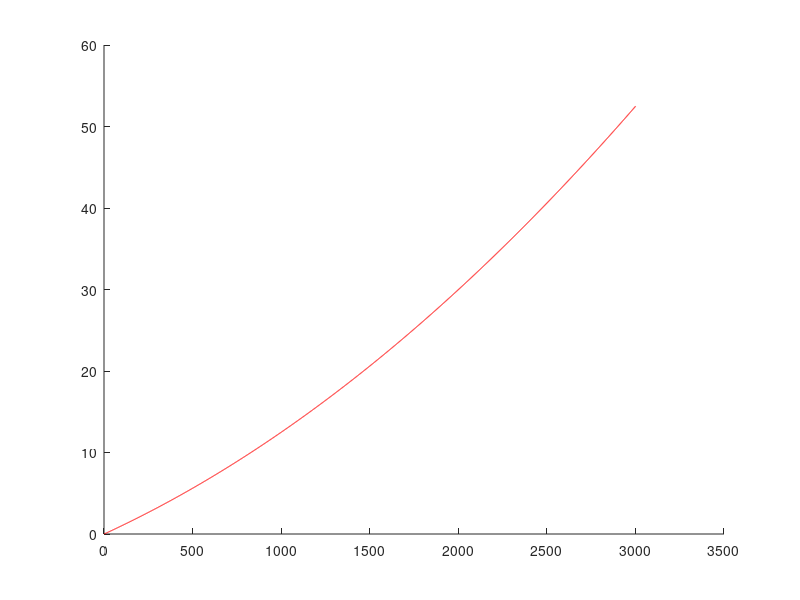
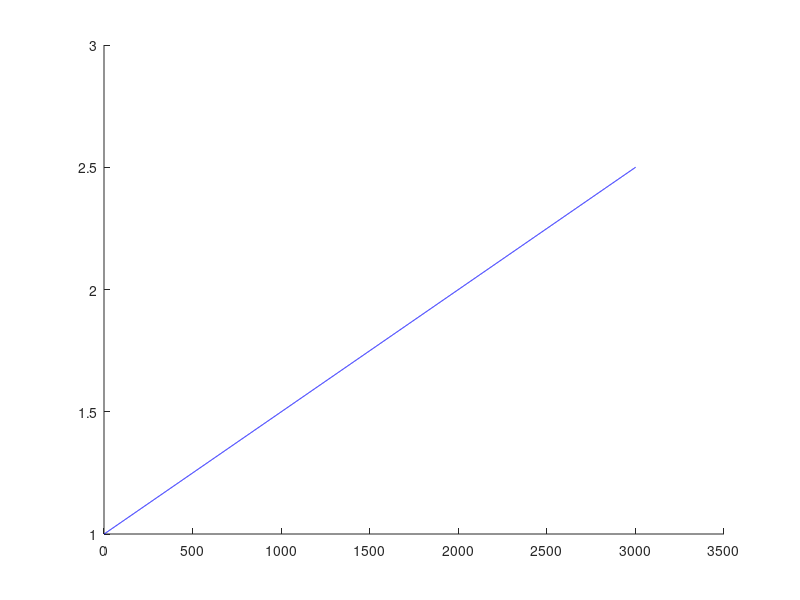

Reproduce these figures in MATLAB, in order.
%%
%
% Euler's Integration TTU 
%
%%
clear variables;clc;close all

%% define the slope function
m=20;
uo=0;
vo=1;

f_ext=1;

slope_u=@(u,v) v;
slope_v=@(u,v) f_ext/m;


%% graph exact solution 'theoretical' derived in class
% t=0:.01:1;
% r=-6;
% A=1;
% for k=1:length(t)
%     y_exact(k)=A*exp(r*t(k));
% end
% 

%% Eulers Forward integration

v_eulers(1)=vo
u_eulers(1)=uo

t=0;j=1;
dt=.01;
t_stop=30;
while t<t_stop
    v_eulers(j+1)=v_eulers(j)+dt*(slope_v(u_eulers(j),v_eulers(j)));
    
    u_eulers(j+1)=u_eulers(j)+dt*(slope_u(u_eulers(j),v_eulers(j)));
    t=t+dt;
    j=j+1;
end


%% plotting 
figure(1);hold on
plot(u_eulers,'r')
figure(2);hold on
plot(v_eulers,'b')
